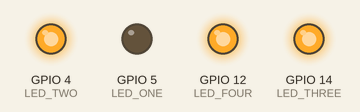
This program was run on a simulated ESP8266 (NodeMCU). Shown: output pins drawn as LEDs (lit = HIGH).

Above: at 0.5 s.
At 1.5 s:
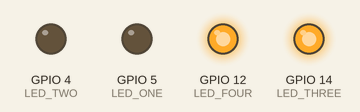
At 2.5 s:
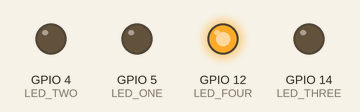
At 3.5 s:
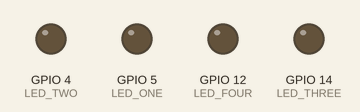
At 4.5 s:
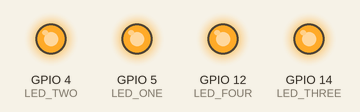
Timing chart, 0 to 6.5 s (numbered marks = the images above):
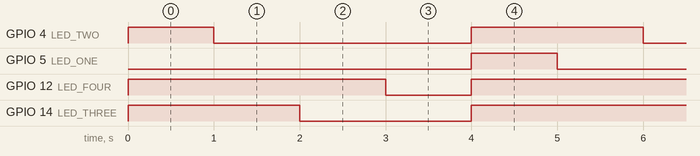

Measured:
- by itself, GPIO 4 (LED_TWO): alternates HIGH for 2.0 s and LOW for 3.0 s, 12 changes in all, then stays HIGH
- by itself, GPIO 5 (LED_ONE): alternates HIGH for 1.0 s and LOW for 4.0 s, 11 changes in all, then stays HIGH
- by itself, GPIO 12 (LED_FOUR): alternates HIGH for 4.0 s and LOW for 1.0 s, 12 changes in all, then stays HIGH
- by itself, GPIO 14 (LED_THREE): alternates HIGH for 3.0 s and LOW for 2.0 s, 12 changes in all, then stays HIGH

The program:

main.cpp
```cpp
#include <Arduino.h>
// preferable pins:
//GPIO 5   D1
//GPIO 4   D2
//GPIO 14  D5
//GPIO 12  D6
#define LED_ONE 5
#define LED_TWO 4
#define LED_THREE 14
#define LED_FOUR 12


void setup() {
  pinMode(LED_ONE, OUTPUT);
  digitalWrite(LED_ONE,HIGH);
  pinMode(LED_TWO, OUTPUT);
  digitalWrite(LED_TWO,HIGH);
  pinMode(LED_THREE, OUTPUT);
  digitalWrite(LED_THREE,HIGH);
  pinMode(LED_FOUR, OUTPUT);
  digitalWrite(LED_FOUR,HIGH);
}

int iterationDone = -5;
void loop() {
  if(iterationDone > 0) return;
  digitalWrite(LED_ONE,LOW);
  delay(1000);
  digitalWrite(LED_TWO,LOW);
  delay(1000);
  digitalWrite(LED_THREE,LOW);
  delay(1000);
  digitalWrite(LED_FOUR,LOW);
  delay(1000);
  digitalWrite(LED_ONE,HIGH);
  digitalWrite(LED_TWO,HIGH);
  digitalWrite(LED_THREE,HIGH);
  digitalWrite(LED_FOUR,HIGH);
  delay(1000);
  iterationDone++;
}
```
